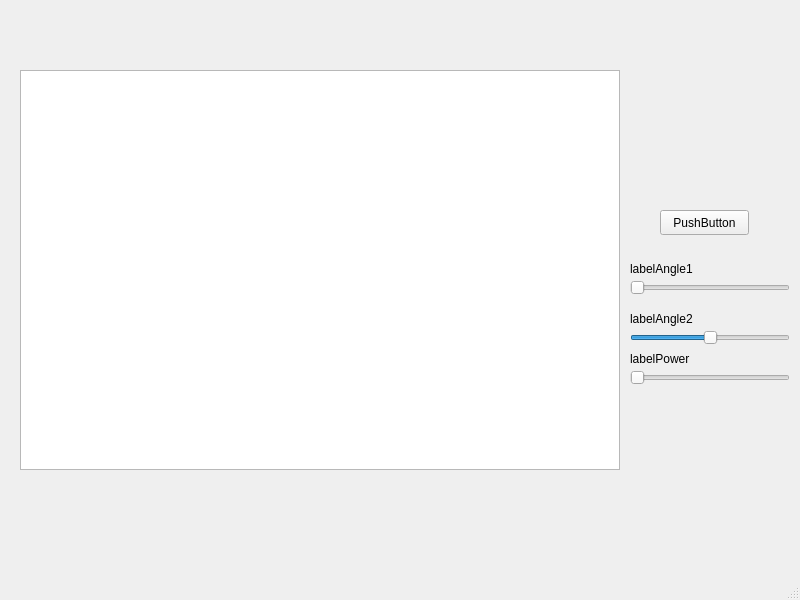
<?xml version="1.0" encoding="UTF-8"?>
<ui version="4.0">
 <class>MainWindow</class>
 <widget class="QMainWindow" name="MainWindow">
  <property name="geometry">
   <rect>
    <x>0</x>
    <y>0</y>
    <width>800</width>
    <height>600</height>
   </rect>
  </property>
  <property name="windowTitle">
   <string>MainWindow</string>
  </property>
  <widget class="QWidget" name="centralwidget">
   <widget class="QGraphicsView" name="graphicsView">
    <property name="geometry">
     <rect>
      <x>20</x>
      <y>70</y>
      <width>600</width>
      <height>400</height>
     </rect>
    </property>
   </widget>
   <widget class="QSlider" name="sliderPower">
    <property name="geometry">
     <rect>
      <x>630</x>
      <y>370</y>
      <width>160</width>
      <height>16</height>
     </rect>
    </property>
    <property name="minimum">
     <number>10</number>
    </property>
    <property name="maximum">
     <number>200</number>
    </property>
    <property name="orientation">
     <enum>Qt::Horizontal</enum>
    </property>
   </widget>
   <widget class="QSlider" name="sliderAngle1">
    <property name="geometry">
     <rect>
      <x>630</x>
      <y>280</y>
      <width>160</width>
      <height>16</height>
     </rect>
    </property>
    <property name="minimum">
     <number>0</number>
    </property>
    <property name="maximum">
     <number>90</number>
    </property>
    <property name="orientation">
     <enum>Qt::Horizontal</enum>
    </property>
   </widget>
   <widget class="QSlider" name="sliderAngle2">
    <property name="geometry">
     <rect>
      <x>630</x>
      <y>330</y>
      <width>160</width>
      <height>16</height>
     </rect>
    </property>
    <property name="minimum">
     <number>-90</number>
    </property>
    <property name="maximum">
     <number>90</number>
    </property>
    <property name="orientation">
     <enum>Qt::Horizontal</enum>
    </property>
   </widget>
   <widget class="QPushButton" name="btnFire">
    <property name="geometry">
     <rect>
      <x>660</x>
      <y>210</y>
      <width>89</width>
      <height>25</height>
     </rect>
    </property>
    <property name="text">
     <string>PushButton</string>
    </property>
   </widget>
   <widget class="QLabel" name="labelAngle1">
    <property name="geometry">
     <rect>
      <x>630</x>
      <y>260</y>
      <width>67</width>
      <height>17</height>
     </rect>
    </property>
    <property name="text">
     <string>labelAngle1</string>
    </property>
   </widget>
   <widget class="QLabel" name="labelAngle2">
    <property name="geometry">
     <rect>
      <x>630</x>
      <y>310</y>
      <width>67</width>
      <height>17</height>
     </rect>
    </property>
    <property name="text">
     <string>labelAngle2</string>
    </property>
   </widget>
   <widget class="QLabel" name="labelPower">
    <property name="geometry">
     <rect>
      <x>630</x>
      <y>350</y>
      <width>91</width>
      <height>17</height>
     </rect>
    </property>
    <property name="text">
     <string>labelPower</string>
    </property>
   </widget>
  </widget>
  <widget class="QMenuBar" name="menubar">
   <property name="geometry">
    <rect>
     <x>0</x>
     <y>0</y>
     <width>800</width>
     <height>22</height>
    </rect>
   </property>
  </widget>
  <widget class="QStatusBar" name="statusbar"/>
 </widget>
 <resources/>
 <connections/>
</ui>
